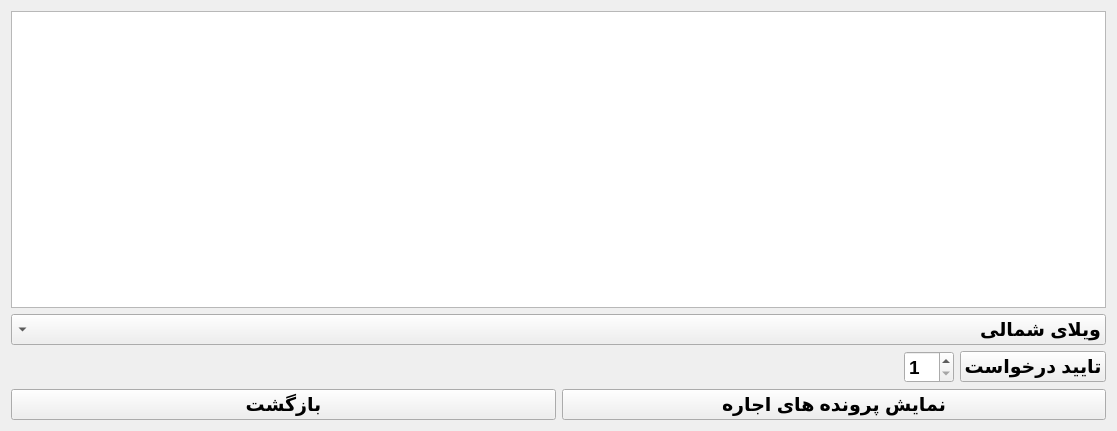
<?xml version="1.0" encoding="UTF-8"?>
<ui version="4.0">
 <class>rentShow</class>
 <widget class="QWidget" name="rentShow">
  <property name="geometry">
   <rect>
    <x>0</x>
    <y>0</y>
    <width>1117</width>
    <height>431</height>
   </rect>
  </property>
  <property name="windowTitle">
   <string>Form</string>
  </property>
  <layout class="QVBoxLayout" name="verticalLayout">
   <item>
    <widget class="QTextEdit" name="textEdit">
     <property name="readOnly">
      <bool>true</bool>
     </property>
    </widget>
   </item>
   <item>
    <widget class="QComboBox" name="comboBox">
     <property name="font">
      <font>
       <pointsize>14</pointsize>
       <weight>75</weight>
       <bold>true</bold>
      </font>
     </property>
     <property name="layoutDirection">
      <enum>Qt::RightToLeft</enum>
     </property>
     <item>
      <property name="text">
       <string>ویلای شمالی</string>
      </property>
     </item>
     <item>
      <property name="text">
       <string>ویلای جنوبی</string>
      </property>
     </item>
     <item>
      <property name="text">
       <string>آپارتمان</string>
      </property>
     </item>
    </widget>
   </item>
   <item>
    <layout class="QHBoxLayout" name="horizontalLayout_2">
     <item>
      <spacer name="horizontalSpacer">
       <property name="orientation">
        <enum>Qt::Horizontal</enum>
       </property>
       <property name="sizeHint" stdset="0">
        <size>
         <width>40</width>
         <height>20</height>
        </size>
       </property>
      </spacer>
     </item>
     <item>
      <widget class="QSpinBox" name="ReqSpin">
       <property name="font">
        <font>
         <pointsize>14</pointsize>
         <weight>75</weight>
         <bold>true</bold>
        </font>
       </property>
       <property name="minimum">
        <number>1</number>
       </property>
       <property name="maximum">
        <number>20</number>
       </property>
      </widget>
     </item>
     <item>
      <widget class="QPushButton" name="Reqbtn">
       <property name="font">
        <font>
         <pointsize>14</pointsize>
         <weight>75</weight>
         <bold>true</bold>
        </font>
       </property>
       <property name="text">
        <string>تایید درخواست</string>
       </property>
      </widget>
     </item>
    </layout>
   </item>
   <item>
    <layout class="QHBoxLayout" name="horizontalLayout">
     <item>
      <widget class="QPushButton" name="pushButton">
       <property name="sizePolicy">
        <sizepolicy hsizetype="Minimum" vsizetype="Preferred">
         <horstretch>0</horstretch>
         <verstretch>0</verstretch>
        </sizepolicy>
       </property>
       <property name="font">
        <font>
         <pointsize>14</pointsize>
         <weight>75</weight>
         <bold>true</bold>
        </font>
       </property>
       <property name="text">
        <string>بازگشت</string>
       </property>
      </widget>
     </item>
     <item>
      <widget class="QPushButton" name="pushButton_2">
       <property name="sizePolicy">
        <sizepolicy hsizetype="Minimum" vsizetype="Preferred">
         <horstretch>0</horstretch>
         <verstretch>0</verstretch>
        </sizepolicy>
       </property>
       <property name="font">
        <font>
         <pointsize>14</pointsize>
         <weight>75</weight>
         <bold>true</bold>
        </font>
       </property>
       <property name="text">
        <string>نمایش پرونده های اجاره</string>
       </property>
      </widget>
     </item>
    </layout>
   </item>
  </layout>
 </widget>
 <resources/>
 <connections/>
</ui>
